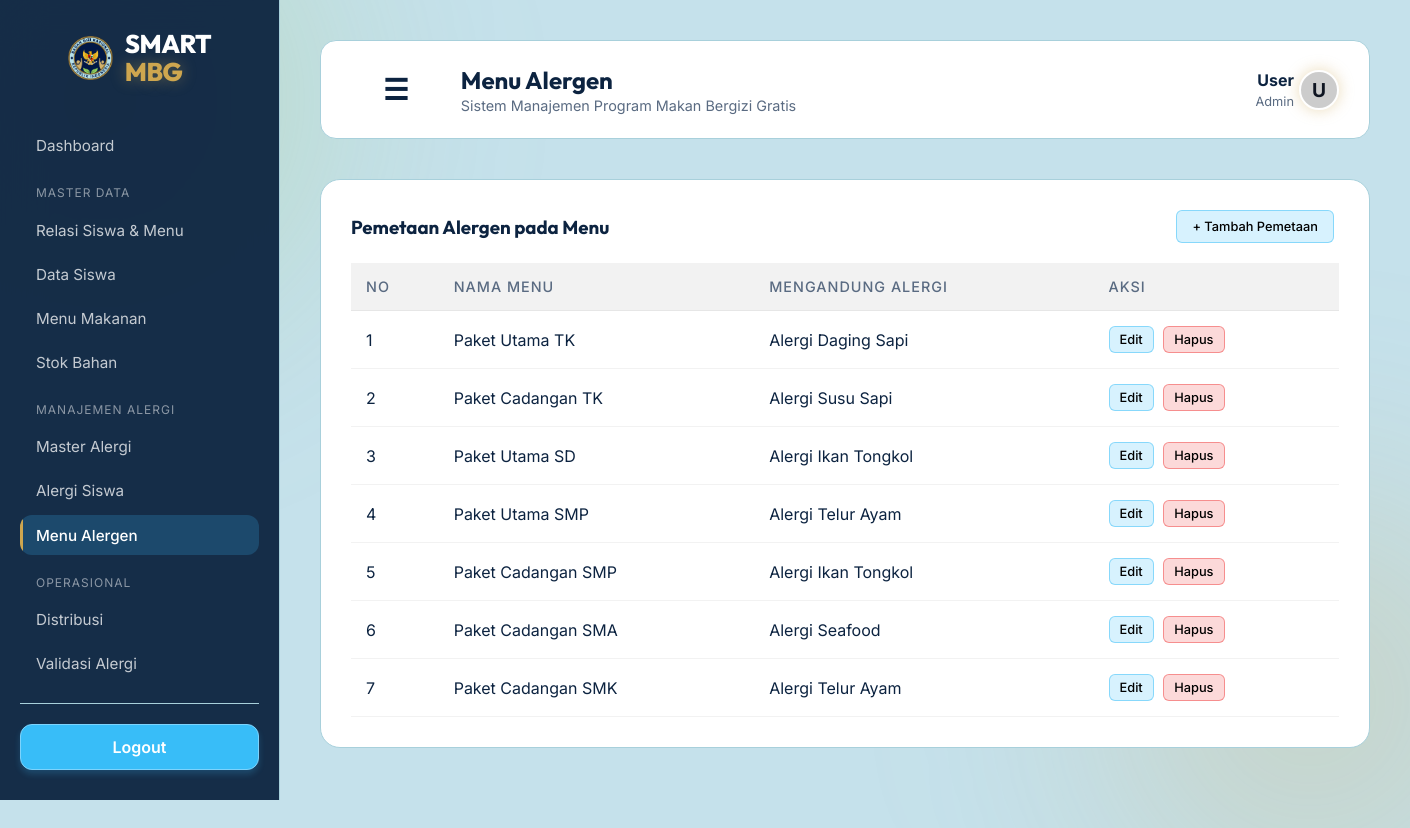
The app's page /public/menu_alergen with its own data.
### tables this page shows
CREATE TABLE `menu_alergen` (
  `id_menu_alergen` int(11) NOT NULL,
  `id_menu` int(11) NOT NULL,
  `id_alergi` int(11) NOT NULL
);

CREATE TABLE `menu_makanan` (
  `id_menu` int(11) NOT NULL,
  `nama_menu` varchar(100) NOT NULL,
  `jenjang` enum('TK','SD','SMP','SMA','SMK') NOT NULL,
  `kategori` enum('Makanan Utama','Lauk','Sayur','Buah','Minuman') NOT NULL,
  `deskripsi` text DEFAULT NULL,
  `kalori` int(11) NOT NULL,
  `protein` decimal(5,2) DEFAULT 0.00,
  `lemak` decimal(5,2) DEFAULT 0.00,
  `karbohidrat` decimal(5,2) DEFAULT 0.00,
  `vitamin` decimal(5,2) DEFAULT 0.00,
  `berat_porsi` int(11) DEFAULT 0 COMMENT 'gram',
  `harga` decimal(10,2) DEFAULT 0.00,
  `status` enum('Aktif','Nonaktif') DEFAULT 'Aktif',
  `created_at` timestamp NOT NULL DEFAULT current_timestamp()
);

CREATE TABLE `master_alergi` (
  `id_alergi` int(11) NOT NULL,
  `nama_alergi` varchar(100) NOT NULL,
  `deskripsi` text DEFAULT NULL
);

### app/core/Controller.php (called while the page is built, shortened)
<?php
class Controller {
    public function view($view, $data = []) {
        require_once '../app/views/' . $view . '.php';
    }
    public function model($model) {
        return new $model;
    }
}

### app/controllers/Menu_alergen.php (called while the page is built, shortened)
<?php
class Menu_alergen extends Controller {
    public function index() {
        $data['judul'] = 'Menu Alergen';
        $data['menu_alergen'] = $this->model('MenuAlergen_model')->getAllMenuAlergen();
        $data['menu'] = $this->model('Menu_model')->getAllMenu();
        $data['master_alergi'] = $this->model('Alergi_model')->getAllAlergi();
        $this->view('menu_alergen/index', $data);
    }
}

### app/core/App.php (called while the page is built, shortened)
<?php
class App {
    protected $method = 'index';
    protected $params = [];
    public function __construct() {
        $this->controller = new $this->controller;
        call_user_func_array([$this->controller, $this->method], $this->params);
    }
}

### public/index.php (called while the page is built, shortened)
<?php
$app = new App();

### app/core/Database.php (called while the page is built, shortened)
<?php
class Database {
    private $host = DB_HOST;
    private $user = DB_USER;
    private $pass = DB_PASS;
    private $db_name = DB_NAME;
    private $dbh;
    private $stmt;
    public function __construct() {
        $dsn = 'mysql:host=' . $this->host . ';dbname=' . $this->db_name;
        $option = [
            PDO::ATTR_PERSISTENT => true,
            PDO::ATTR_ERRMODE => PDO::ERRMODE_EXCEPTION
        ];
        try {
            $this->dbh = new PDO($dsn, $this->user, $this->pass, $option);
        } catch(PDOException $e) {
            die($e->getMessage());
        }
    }
    public function query($query) {
        $this->stmt = $this->dbh->prepare($query);
    }
    public function execute() {
        $this->stmt->execute();
    }
    public function resultSet() {
        $this->execute();
        return $this->stmt->fetchAll(PDO::FETCH_ASSOC);
    }
}

### app/models/MenuAlergen_model.php (called while the page is built, shortened)
<?php
class MenuAlergen_model {
    private $db;
    public function __construct() { $this->db = new Database; }
    public function getAllMenuAlergen() {
        $query = "SELECT menu_alergen.*, menu_makanan.nama_menu, master_alergi.nama_alergi
                  FROM menu_alergen
                  JOIN menu_makanan ON menu_alergen.id_menu = menu_makanan.id_menu
                  JOIN master_alergi ON menu_alergen.id_alergi = master_alergi.id_alergi";
        $this->db->query($query);
        return $this->db->resultSet();
    }
}

### app/config/config.php (called while the page is built, shortened)
<?php
function esc($string) {
    return htmlspecialchars((string)$string, ENT_QUOTES, 'UTF-8');
}

### app/views/menu_alergen/index.php (the view, shortened to what this page needs)
<div class="glass-panel-widget" style="width: 100%;">
    <div style="display:flex; justify-content: space-between; align-items:center;">
        <h3 style="color:var(--text-primary); font-family: 'Outfit';">Pemetaan Alergen pada Menu</h3>
        <a href="#" onclick="document.getElementById('modalTambah').style.display='flex'; return false;" class="btn-sm btn-sm-edit" style="padding: 8px 15px;">+ Tambah Pemetaan</a>
    </div>
    <div class="table-responsive">
        <table>
            <thead>
                <tr>
                    <th>No</th>
                    <th>Nama Menu</th>
                    <th>Mengandung Alergi</th>
                    <th>Aksi</th>
                </tr>
            </thead>
            <tbody>
                <?php $i=1; foreach($data['menu_alergen'] as $ma) : ?>
                <tr>
                    <td><?= $i++; ?></td>
                    <td><?= esc($ma['nama_menu']); ?></td>
                    <td><?= esc($ma['nama_alergi']); ?></td>
                    <td>
                        <a href="#" onclick="openUpdateModal('<?= esc($ma['id_menu_alergen']); ?>', '<?= esc($ma['id_menu']); ?>', '<?= esc($ma['id_alergi']); ?>'); return false;" class="btn-sm btn-sm-edit">Edit</a>
                        <a href="<?= BASEURL; ?>/menu_alergen/hapus/<?= esc($ma['id_menu_alergen']); ?>" onclick="return confirm('Apakah Anda yakin ingin menghapus pemetaan alergen ini?');" class="btn-sm btn-sm-delete">Hapus</a>
                    </td>
                </tr>
                <?php endforeach; ?>
            </tbody>
        </table>
    </div>
</div>

### public/css/style.css (style rules this page uses)
:root { --bg-color: #c5e1eb; --text-primary: #0c2340; --text-secondary: #5a6b82; --accent-color: #cea64f; --accent-glow: rgba(206, 166, 79, 0.4); --glass-bg: #ffffff; --glass-border: #a8d0db; --mbg-green: #97c55c; --mbg-navy: #0c2340; }
* { margin: 0; padding: 0; box-sizing: border-box; }
body { font-family: 'Inter', sans-serif; background-color: var(--bg-color); color: var(--text-primary); min-height: 100vh; display: flex; justify-content: center; align-items: center; overflow: hidden; position: relative; }

### records on screen
menu_alergen: id_menu.nama_menu "Paket Utama TK", id_alergi.nama_alergi "Alergi Daging Sapi"
menu_alergen: id_menu.nama_menu "Paket Cadangan TK", id_alergi.nama_alergi "Alergi Susu Sapi"
menu_alergen: id_menu.nama_menu "Paket Utama SD", id_alergi.nama_alergi "Alergi Ikan Tongkol"
menu_alergen: id_menu.nama_menu "Paket Utama SMP", id_alergi.nama_alergi "Alergi Telur Ayam"
menu_alergen: id_menu.nama_menu "Paket Cadangan SMP", id_alergi.nama_alergi "Alergi Ikan Tongkol"
menu_alergen: id_menu.nama_menu "Paket Cadangan SMA", id_alergi.nama_alergi "Alergi Seafood"
menu_alergen: id_menu.nama_menu "Paket Cadangan SMK", id_alergi.nama_alergi "Alergi Telur Ayam"

### other values on screen
$data['judul'] "Menu Alergen"
$inisial "U"
